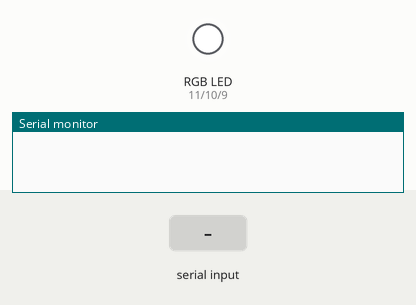
Recording of a sketch running on a simulated Arduino Uno, built with avr-gcc and run on an emulated ATmega328P. Parts: an RGB LED mixed from three pins (HIGH = lit), the last lines printed to the serial monitor. The inputs (shaded band) are chosen by the test bench.

Above: at 1.2 s.
1.3 s: "90,45\n" received over Serial
At 2.5 s:
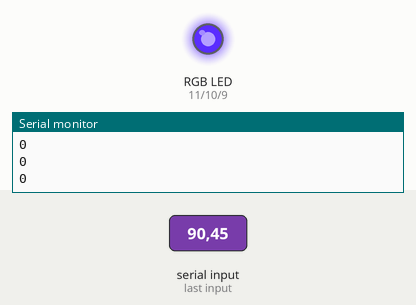
2.8 s: "30,150\n" received over Serial
At 3.7 s:
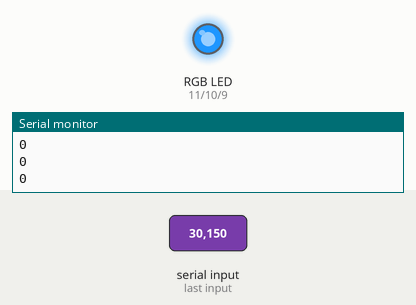
4.3 s: "200\n" received over Serial
At 4.9 s:
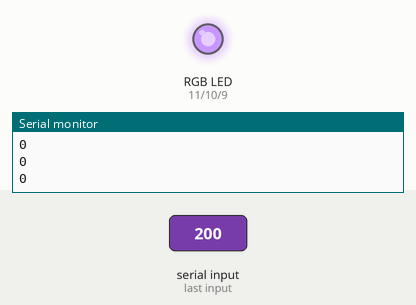
5.8 s: "1,90\n" received over Serial
At 7.0 s:
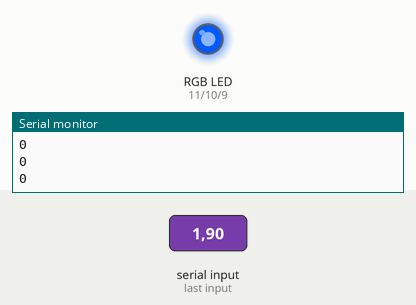
7.3 s: "90\n" received over Serial
At 8.3 s:
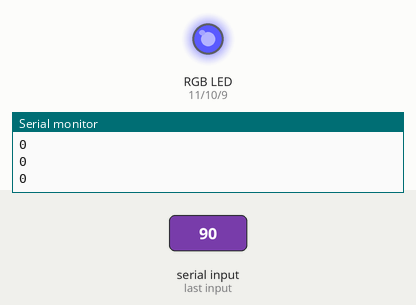
8.8 s: "200\n" received over Serial
At 9.4 s:
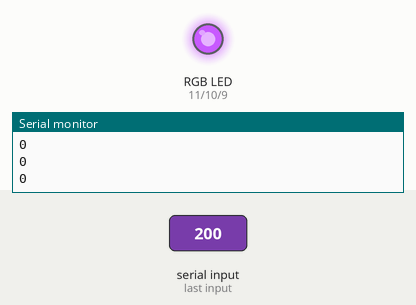
Timing chart, 0 to 11.3 s (numbered marks = the images above; inputs shaded):
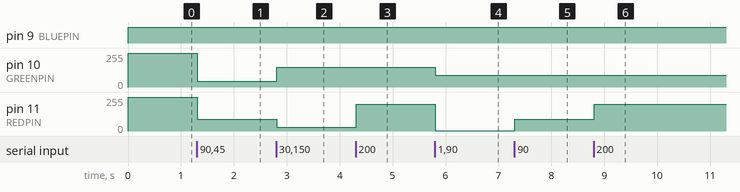

The sketch:

serial_communication_array_with_colorpicker.ino
```cpp
#define REDPIN 11
#define GREENPIN 10
#define BLUEPIN 9

#define arr_size 10
int data[arr_size];

int index = 0;
int value = 0;
String s, tmp;

void setup() {
  memset(data, 255, arr_size); //sereial data array initialized with 255
  Serial.begin(115200);
  Serial.setTimeout(10); // LOW LATENCY

  pinMode(REDPIN, OUTPUT);
  pinMode(GREENPIN, OUTPUT);
  pinMode(BLUEPIN, OUTPUT);
}

void loop() {

  while (Serial.available() > 0) {
    s=Serial.readStringUntil("\n");
    index=0; //reset index each time
    tmp="";//reset tmp value

    //this part is basically a split function (it splits the string by comma and puts it into the array)
    for  (char c : s){ //iterate through each charachter of given string
      if (c!=',')
        tmp+=c;
      else{
        //Serial.println(tmp);
        data[index]=tmp.toInt();
        index++;
        tmp="";
      }

    }
    //Serial.println(tmp);
    data[index]=tmp.toInt(); //last value doesnt end with a come so we add it manually


    for (int i=0; i<arr_size; i++){
      Serial.println(data[i]);
    }
  }

  analogWrite(REDPIN, data[0]);
  analogWrite(GREENPIN, data[1]);
  analogWrite(BLUEPIN, data[2]);

}
```

Measured:
- after the input at 1.3 s, pin 10 (GREENPIN): 255/255 → 45/255 at once; pin 11 (REDPIN): 255/255 → 90/255 at once
- after the input at 2.8 s, pin 10 (GREENPIN): 45/255 → 150/255 at once; pin 11 (REDPIN): 90/255 → 30/255 at once
- after the input at 4.3 s, pin 11 (REDPIN): 30/255 → 200/255 at once
- after the input at 5.8 s, pin 10 (GREENPIN): 150/255 → 90/255 at once; pin 11 (REDPIN): 200/255 → 1/255 at once
- after the input at 7.3 s, pin 11 (REDPIN): 1/255 → 90/255 at once
- after the input at 8.8 s, pin 11 (REDPIN): 90/255 → 200/255 at once
